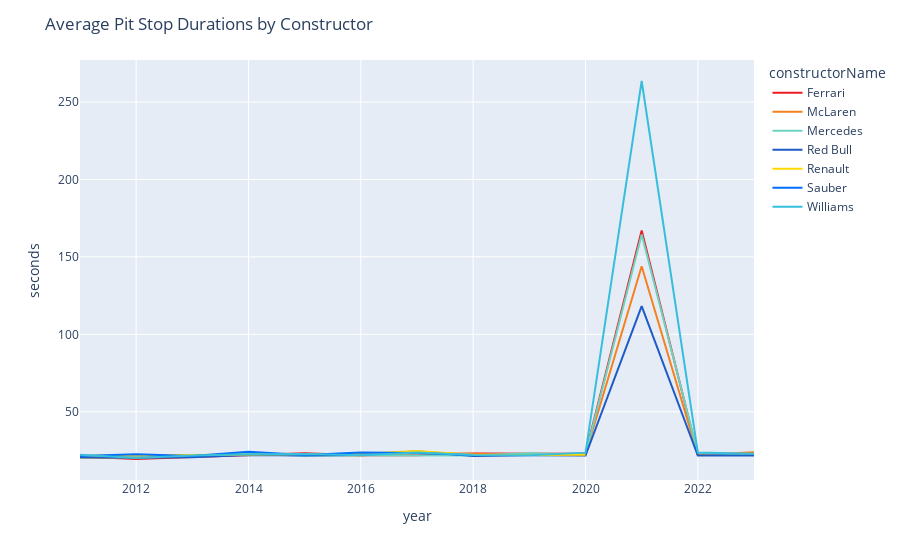

Notebook source saved alongside this figure:
### Code cell
# xlim = [2018,2022]
import plotly.io as pio
fig = px.line(Pitstop_newcircuits.groupby(by=['year','constructorName']).mean().reset_index(),
                 x='year',
                 y='seconds',
                 color='constructorName',
                 color_discrete_map=constructor_color_map
                 
                )
fig.update_layout(
    title_text='Average Pit Stop Durations by Constructor',
#      xaxis = dict(range = xlim)
)
fig.show()
# fig.write_image("images/AveragePitstop_new.png")
pio.write_image(fig, "fig.png")
# plt.savefig('AveragePitstop_new.png')

### Figure 1 — Plotly figure (JSON) as saved in the notebook; plotly's stock layout.template omitted (floating-point values rounded to 4 significant figures)
{"data": [{"hovertemplate": "constructorName=Ferrari<br>year=%{x}<br>seconds=%{y}<extra></extra>", "legendgroup": "Ferrari", "line": {"color": "#ED1C24", "dash": "solid"}, "marker": {"symbol": "circle"}, "mode": "lines", "name": "Ferrari", "orientation": "v", "showlegend": true, "type": "scatter", "x": [2011, 2012, 2013, 2014, 2015, 2016, 2017, 2018, 2019, 2020, 2021, 2022, 2023], "xaxis": "x", "y": [21.16, 19.48, 20.71, 22.09, 23.24, 21.9, 21.98, 23.06, 22.77, 22.91, 167.1, 22.13, 22.85], "yaxis": "y"}, {"hovertemplate": "constructorName=McLaren<br>year=%{x}<br>seconds=%{y}<extra></extra>", "legendgroup": "McLaren", "line": {"color": "#F58020", "dash": "solid"}, "marker": {"symbol": "circle"}, "mode": "lines", "name": "McLaren", "orientation": "v", "showlegend": true, "type": "scatter", "x": [2011, 2012, 2013, 2014, 2015, 2016, 2017, 2018, 2019, 2020, 2021, 2022, 2023], "xaxis": "x", "y": [20.22, 20.09, 21.21, 22.72, 22.28, 21.8, 23.4, 22.78, 22.36, 22.74, 143.9, 22.18, 23.78], "yaxis": "y"}, {"hovertemplate": "constructorName=Mercedes<br>year=%{x}<br>seconds=%{y}<extra></extra>", "legendgroup": "Mercedes", "line": {"color": "#6CD3BF", "dash": "solid"}, "marker": {"symbol": "circle"}, "mode": "lines", "name": "Mercedes", "orientation": "v", "showlegend": true, "type": "scatter", "x": [2011, 2012, 2013, 2014, 2015, 2016, 2017, 2018, 2019, 2020, 2021, 2022, 2023], "xaxis": "x", "y": [20.51, 20.6, 21.08, 22.81, 21.5, 21.97, 21.68, 21.76, 23.15, 22.19, 164.5, 23.4, 22.11], "yaxis": "y"}, {"hovertemplate": "constructorName=Red Bull<br>year=%{x}<br>seconds=%{y}<extra></extra>", "legendgroup": "Red Bull", "line": {"color": "#1E5BC6", "dash": "solid"}, "marker": {"symbol": "circle"}, "mode": "lines", "name": "Red Bull", "orientation": "v", "showlegend": true, "type": "scatter", "x": [2011, 2012, 2013, 2014, 2015, 2016, 2017, 2018, 2019, 2020, 2021, 2022, 2023], "xaxis": "x", "y": [20.59, 20.23, 20.56, 22.07, 21.74, 22.06, 24.42, 21.37, 21.96, 21.74, 118.2, 21.67, 21.72], "yaxis": "y"}, {"hovertemplate": "constructorName=Renault<br>year=%{x}<br>seconds=%{y}<extra></extra>", "legendgroup": "Renault", "line": {"color": "#FFD800", "dash": "solid"}, "marker": {"symbol": "circle"}, "mode": "lines", "name": "Renault", "orientation": "v", "showlegend": true, "type": "scatter", "x": [2011, 2016, 2017, 2018, 2019, 2020], "xaxis": "x", "y": [21.55, 22.92, 24.64, 22.18, 22.08, 22.26], "yaxis": "y"}, {"hovertemplate": "constructorName=Sauber<br>year=%{x}<br>seconds=%{y}<extra></extra>", "legendgroup": "Sauber", "line": {"color": "#006EFF", "dash": "solid"}, "marker": {"symbol": "circle"}, "mode": "lines", "name": "Sauber", "orientation": "v", "showlegend": true, "type": "scatter", "x": [2011, 2012, 2013, 2014, 2015, 2016, 2017, 2018], "xaxis": "x", "y": [21.49, 22.54, 21.4, 24.17, 22.13, 23.63, 23.43, 22.14], "yaxis": "y"}, {"hovertemplate": "constructorName=Williams<br>year=%{x}<br>seconds=%{y}<extra></extra>", "legendgroup": "Williams", "line": {"color": "#37BEDD", "dash": "solid"}, "marker": {"symbol": "circle"}, "mode": "lines", "name": "Williams", "orientation": "v", "showlegend": true, "type": "scatter", "x": [2011, 2012, 2013, 2014, 2015, 2016, 2017, 2018, 2019, 2020, 2021, 2022, 2023], "xaxis": "x", "y": [22.18, 20.11, 21.68, 22.58, 22.65, 21.88, 23.71, 22.13, 21.93, 23.58, 263.6, 23.69, 22.9], "yaxis": "y"}], "layout": {"legend": {"title": {"text": "constructorName"}, "tracegroupgap": 0}, "margin": {"t": 60}, "title": {"text": "Average Pit Stop Durations by Constructor"}, "xaxis": {"anchor": "y", "domain": [0, 1], "title": {"text": "year"}}, "yaxis": {"anchor": "x", "domain": [0, 1], "title": {"text": "seconds"}}}}
